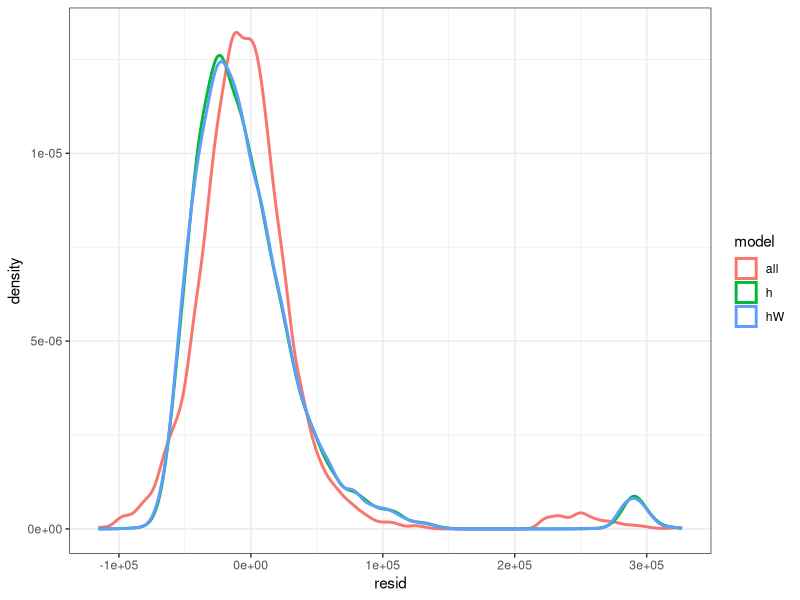

Recreate this plot in R.
library(tidyverse)
library(modelr)

# Exercise 1
#prints dataset
heights

# Exercise 2
#formulas for modeling income with:
incomeForm <- formulas(~income,
                  h = ~height, #height
                  hW = ~height*weight, #height * weight
                  all = ~.) #linear combination of all variables
incomeForm

# Exercise 3
#removes rows containing NA’s & fits linear model w/ above formulas
iii <- heights %>%
  na.omit() %>%
  fit_with(lm, incomeForm)
iii

# Exercise 4
#calculates RMSE
iv <- na.omit(heights)
iii %>%
  map(rmse, data = iv)

# Exercise 5
#adds residuals to data and plots distribution
iv %>%
  lift_dl(gather_residuals)(data = ., iii) %>%
  ggplot(aes(resid, color = model)) +
  geom_density(size = 1) +
  theme_bw()